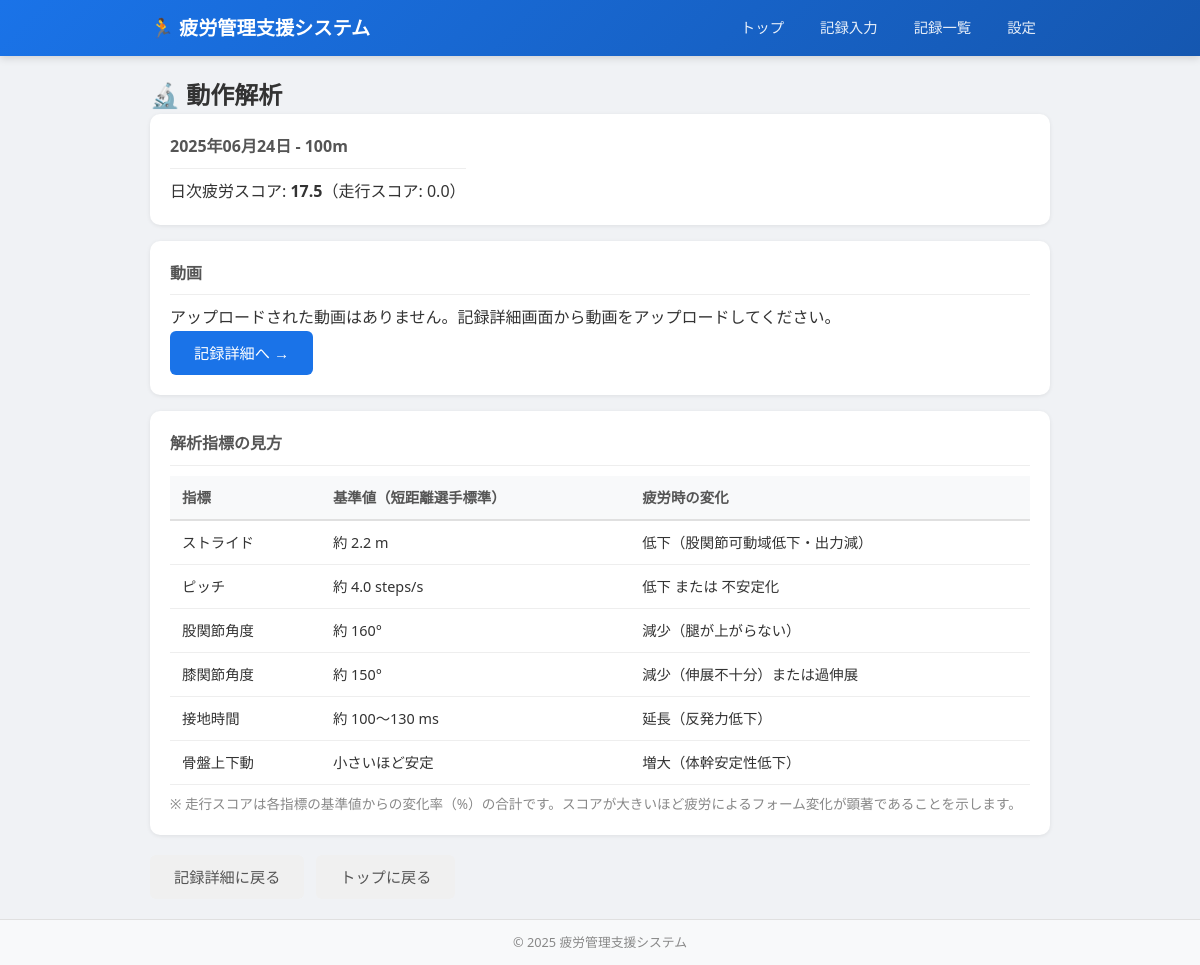
The page /analysis/1 on the database its author committed.
### models.py (models this page shows)
class TrainingRecord(db.Model):
    __tablename__ = 'training_records'
    id = db.Column(db.Integer, primary_key=True)
    user_id = db.Column(db.Integer, db.ForeignKey('users.id'), nullable=False)
    record_date = db.Column(db.Date, nullable=False)
    menu_name = db.Column(db.String(200), nullable=False)
    menu_count = db.Column(db.Integer, nullable=False, default=1)
    training_score = db.Column(db.Float, default=0.0)
    sleep_hours = db.Column(db.Float, default=0.0)
    sleep_score = db.Column(db.Float, default=0.0)
    subjective_fatigue = db.Column(db.Integer, default=3)
    fatigue_score_self = db.Column(db.Float, default=0.0)
    temperature = db.Column(db.Float, default=20.0)
    temperature_score = db.Column(db.Float, default=0.0)
    running_score = db.Column(db.Float, default=0.0)
    daily_fatigue_score = db.Column(db.Float, default=0.0)
    remark = db.Column(db.Text, default='')
    created_at = db.Column(db.DateTime, default=lambda: datetime.now(timezone.utc))
    updated_at = db.Column(
        db.DateTime,
        default=lambda: datetime.now(timezone.utc),
        onupdate=lambda: datetime.now(timezone.utc)
    )
    videos = db.relationship('VideoRecord', backref='training_record', lazy=True)

### routes/analysis.py (the view, shortened to what this page needs)
@analysis_bp.route('/analysis/<int:record_id>')
def analysis_detail(record_id):
    record = TrainingRecord.query.get_or_404(record_id)
    videos = VideoRecord.query.filter_by(training_record_id=record_id).all()
    parsed_videos = []
    return render_template('analysis.html', record=record, videos=parsed_videos)

### templates/analysis.html (shortened to what this page needs)
{% extends "base.html" %}
{% block content %}
<div class="container">
    <h2>🔬 動作解析</h2>
    <div class="card">
        <div class="detail-header">
            <div>
                <h3>{{ record.record_date.strftime('%Y年%m月%d日') }} - {{ record.menu_name }}</h3>
                <p>日次疲労スコア: <strong>{{ record.daily_fatigue_score }}</strong>（走行スコア: {{ record.running_score }}）</p>
            </div>
        </div>
    </div>
    {% if videos %}
        {% for v in videos %}
        <div class="card">
            <div class="video-header">
                <h3>
                    {% if v.video_type == 'running' %}🏃 走行映像
                    {% elif v.video_type == 'jump' %}🦘 垂直ジャンプ
                    {% else %}🎥 動画{% endif %}
                </h3>
                <div class="video-actions">
                    <span class="status-badge status-{{ v.analysis_status }}">{{ v.analysis_status }}</span>
                    {% if v.analysis_status == '未解析' %}
                    <form method="POST" action="{{ url_for('analysis.video_analyze', video_id=v.id) }}" style="display:inline;">
                        <button type="submit" class="btn-primary btn-small">🔍 解析実行</button>
                    </form>
                    {% elif v.analysis_status == '失敗' %}
                    <form method="POST" action="{{ url_for('analysis.video_analyze', video_id=v.id) }}" style="display:inline;">
                        <button type="submit" class="btn-secondary btn-small">🔄 再解析</button>
                    </form>
                    {% endif %}
                </div>
            </div>
            <div class="video-preview">
                <video controls width="100%" preload="metadata">
                    <source src="{{ url_for('static', filename=v.file_path) }}" type="video/mp4">
                    お使いのブラウザは動画再生に対応していません。
                </video>
            </div>
            {% if v.analysis_status == '解析済み' and v.analysis %}
            {% set a = v.analysis %}
            {% if a.error %}
            <div class="flash flash-warning" style="margin-top: 12px;">
                ⚠️ {{ a.error }}
            </div>
            {% endif %}
            <div class="metrics-grid" style="margin-top: 16px;">
                <div class="metric-card">
                    <div class="metric-label">ストライド</div>
                    <div class="metric-value">{{ a.stride_m if a.stride_m else '-' }} <small>m</small></div>
                    {% if a.stride_change_pct %}
                    <div class="metric-change {% if a.stride_change_pct > 5 %}negative{% else %}positive{% endif %}">
                        {{ '+' if a.stride_change_pct > 0 else '' }}{{ a.stride_change_pct }}% （基準比）
                    </div>
                    {% endif %}
                </div>
                <div class="metric-card">
                    <div class="metric-label">ピッチ</div>
                    <div class="metric-value">{{ a.pitch_steps_per_sec if a.pitch_steps_per_sec else '-' }} <small>steps/s</small></div>
                    {% if a.pitch_change_pct %}
                    <div class="metric-change {% if a.pitch_change_pct > 10 %}negative{% else %}positive{% endif %}">
                        {{ '+' if a.pitch_change_pct > 0 else '' }}{{ a.pitch_change_pct }}% （基準比）
                    </div>
                    {% endif %}
                </div>
                <div class="metric-card">
                    <div class="metric-label">股関節角度</div>
                    <div class="metric-value">{{ a.hip_angle_deg if a.hip_angle_deg else '-' }} <small>°</small></div>
                    {% if a.hip_angle_change_pct %}
                    <div class="metric-change {% if a.hip_angle_change_pct > 5 %}negative{% else %}positive{% endif %}">
                        {{ '+' if a.hip_angle_change_pct > 0 else '' }}{{ a.hip_angle_change_pct }}% （基準比）
                    </div>
                    {% endif %}
                </div>
                <div class="metric-card">
                    <div class="metric-label">膝関節角度</div>
                    <div class="metric-value">{{ a.knee_angle_deg if a.knee_angle_deg else '-' }} <small>°</small></div>
                    {% if a.knee_angle_change_pct %}
                    <div class="metric-change {% if a.knee_angle_change_pct > 5 %}negative{% else %}positive{% endif %}">
                        {{ '+' if a.knee_angle_change_pct > 0 else '' }}{{ a.knee_angle_change_pct }}% （基準比）
                    </div>
                    {% endif %}
                </div>
                <div class="metric-card">
                    <div class="metric-label">接地時間</div>
                    <div class="metric-value">{{ a.ground_contact_time_ms if a.ground_contact_time_ms else '-' }} <small>ms</small></div>
                    {% if a.contact_ratio is not none %}
                    <div class="metric-change">接地率: {{ (a.contact_ratio * 100)|round(1) }}%</div>
                    {% endif %}
                </div>
                <div class="metric-card">
                    <div class="metric-label">骨盤上下動</div>
                    <div class="metric-value">{{ a.pelvic_oscillation_px if a.pelvic_oscillation_px else '-' }} <small>px</small></div>
                </div>
            </div>
            {% if a.running_score is not none %}
            <div class="running-score-box" style="margin-top: 16px;">
                <div class="running-score-label">走行スコア</div>
                <div class="running-score-value">{{ a.running_score }}</div>
                <div class="running-score-detail">
                    ストライド {{ a.stride_change_pct }}% + ピッチ {{ a.pitch_change_pct }}% + 股関節 {{ a.hip_angle_change_pct }}% + 膝 {{ a.knee_angle_change_pct }}%
                </div>
            </div>
            {% endif %}
            {% if a.processed_frames %}
            <details style="margin-top: 16px;">
                <summary style="cursor: pointer; color: #1a73e8; font-weight: 600;">📊 詳細データ</summary>
                <table class="data-table" style="margin-top: 8px;">
                    <tr><th>項目</th><th>値</th></tr>
                    <tr><td>フレームレート</td><td>{{ a.fps }} fps</td></tr>
                    <tr><td>総フレーム数</td><td>{{ a.frame_count }}</td></tr>
                    <tr><td>動画時間</td><td>{{ a.duration_sec }} 秒</td></tr>
                    <tr><td>解析フレーム数</td><td>{{ a.processed_frames }}</td></tr>
                    <tr><td>推定歩数</td><td>{{ a.estimated_steps }}</td></tr>
                    <tr><td>接地時間</td><td>{{ a.ground_contact_time_ms }} ms</td></tr>
                    <tr><td>接地率</td><td>{{ (a.contact_ratio * 100)|round(1) if a.contact_ratio else '-' }}%</td></tr>
                </table>
            </details>
            {% endif %}
            <!-- <details style="margin-top: 8px;">
                <summary style="cursor: pointer; color: #888;">JSON</summary>
                <pre style="font-size: 0.75rem; max-height: 200px; overflow-y: auto;">{{ a | tojson(indent=2) }}</pre>
            </details> -->
            {% elif v.analysis_status == '未解析' %}
            <div class="empty-state-small">
                <p>この動画はまだ解析されていません。「解析実行」ボタンをクリックして解析を開始してください。</p>
                <p class="muted">※ 解析には数秒〜数十秒かかる場合があります。</p>
            </div>
            {% elif v.analysis_status == '失敗' %}
            <div class="flash flash-error" style="margin-top: 12px;">
                ❌ 解析に失敗しました。動画の形式・画角を確認し、再解析をお試しください。
            </div>
            {% elif v.analysis_status == '解析中' %}
            <div class="empty-state-small">
                <p>⏳ 解析を実行中です。しばらくお待ちください...</p>
            </div>
            {% endif %}
        </div>
        {% endfor %}
    {% else %}
        <div class="card">
            <h3>動画</h3>
            <p>アップロードされた動画はありません。記録詳細画面から動画をアップロードしてください。</p>
            <a href="{{ url_for('records.record_detail', record_id=record.id) }}" class="btn-primary">記録詳細へ →</a>
        </div>
    {% endif %}
    <div class="card">
        <h3>解析指標の見方</h3>
        <table class="data-table">
            <thead>
                <tr>
                    <th>指標</th>
                    <th>基準値（短距離選手標準）</th>
                    <th>疲労時の変化</th>
                </tr>
            </thead>
            <tbody>
                <tr>
                    <td>ストライド</td>
                    <td>約 2.2 m</td>
                    <td>低下（股関節可動域低下・出力減）</td>
                </tr>
                <tr>
                    <td>ピッチ</td>
                    <td>約 4.0 steps/s</td>
                    <td>低下 または 不安定化</td>
                </tr>
                <tr>
                    <td>股関節角度</td>
                    <td>約 160°</td>
                    <td>減少（腿が上がらない）</td>
                </tr>
                <tr>
                    <td>膝関節角度</td>
                    <td>約 150°</td>
                    <td>減少（伸展不十分）または過伸展</td>
                </tr>
                <tr>
                    <td>接地時間</td>
                    <td>約 100〜130 ms</td>
                    <td>延長（反発力低下）</td>
                </tr>
                <tr>
                    <td>骨盤上下動</td>
                    <td>小さいほど安定</td>
                    <td>増大（体幹安定性低下）</td>
                </tr>
            </tbody>
        </table>
        <p class="muted" style="margin-top: 8px;">※ 走行スコアは各指標の基準値からの変化率（%）の合計です。スコアが大きいほど疲労によるフォーム変化が顕著であることを示します。</p>
    </div>
    <div class="form-actions">
        <a href="{{ url_for('records.record_detail', record_id=record.id) }}" class="btn-secondary">記録詳細に戻る</a>
        <a href="{{ url_for('main.index') }}" class="btn-secondary">トップに戻る</a>
    </div>
</div>
{% endblock %}

### static/css/style.css (style rules this page uses)
*, *::before, *::after { box-sizing: border-box; margin: 0; padding: 0; }
body { font-family: 'Segoe UI', 'Hiragino Sans', 'Meiryo', sans-serif; background-color: #f0f2f5; color: #333; line-height: 1.6; min-height: 100vh; display: flex; flex-direction: column; }
.container { max-width: 900px; margin: 0 auto; }
.card { background: white; border-radius: 10px; padding: 20px; margin-bottom: 16px; box-shadow: 0 1px 4px rgba(0,0,0,0.08); }
.card h3 { font-size: 1rem; color: #555; margin-bottom: 10px; border-bottom: 1px solid #eee; padding-bottom: 8px; }
.detail-header { display: flex; justify-content: space-between; align-items: center; }
.data-table, .score-table { width: 100%; border-collapse: collapse; font-size: 0.9rem; }
.data-table th, .score-table th { background: #f8f9fa; text-align: left; padding: 10px 12px; border-bottom: 2px solid #e0e0e0; font-weight: 600; color: #555; }
.data-table td, .score-table td { padding: 10px 12px; border-bottom: 1px solid #eee; }
.btn-primary { display: inline-block; background: #1a73e8; color: white; padding: 10px 24px; border: none; border-radius: 6px; font-size: 0.95rem; font-family: inherit; cursor: pointer; text-decoration: none; transition: background 0.2s; }
.btn-secondary { display: inline-block; background: #f0f0f0; color: #555; padding: 10px 24px; border: none; border-radius: 6px; font-size: 0.95rem; font-family: inherit; cursor: pointer; text-decoration: none; transition: background 0.2s; }
.form-actions { display: flex; gap: 12px; margin-top: 20px; flex-wrap: wrap; }
.muted { color: #888; font-size: 0.85rem; }

### rows shown on the page
TrainingRecord: record_date "2025年06月24日", menu_name "100m", daily_fatigue_score "17.5", running_score "0.0"
